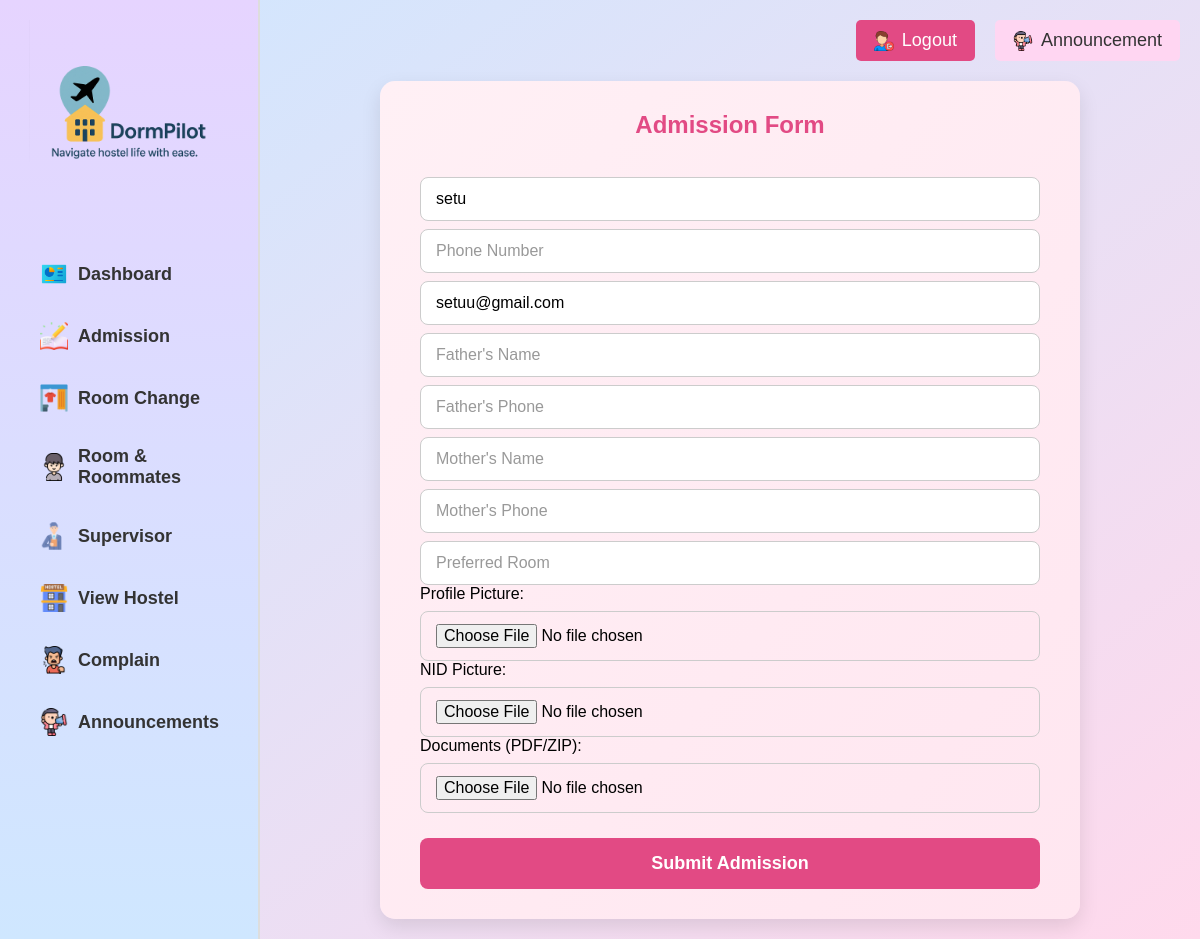
The page /student_admission.php (signed in) on the database as committed earlier.
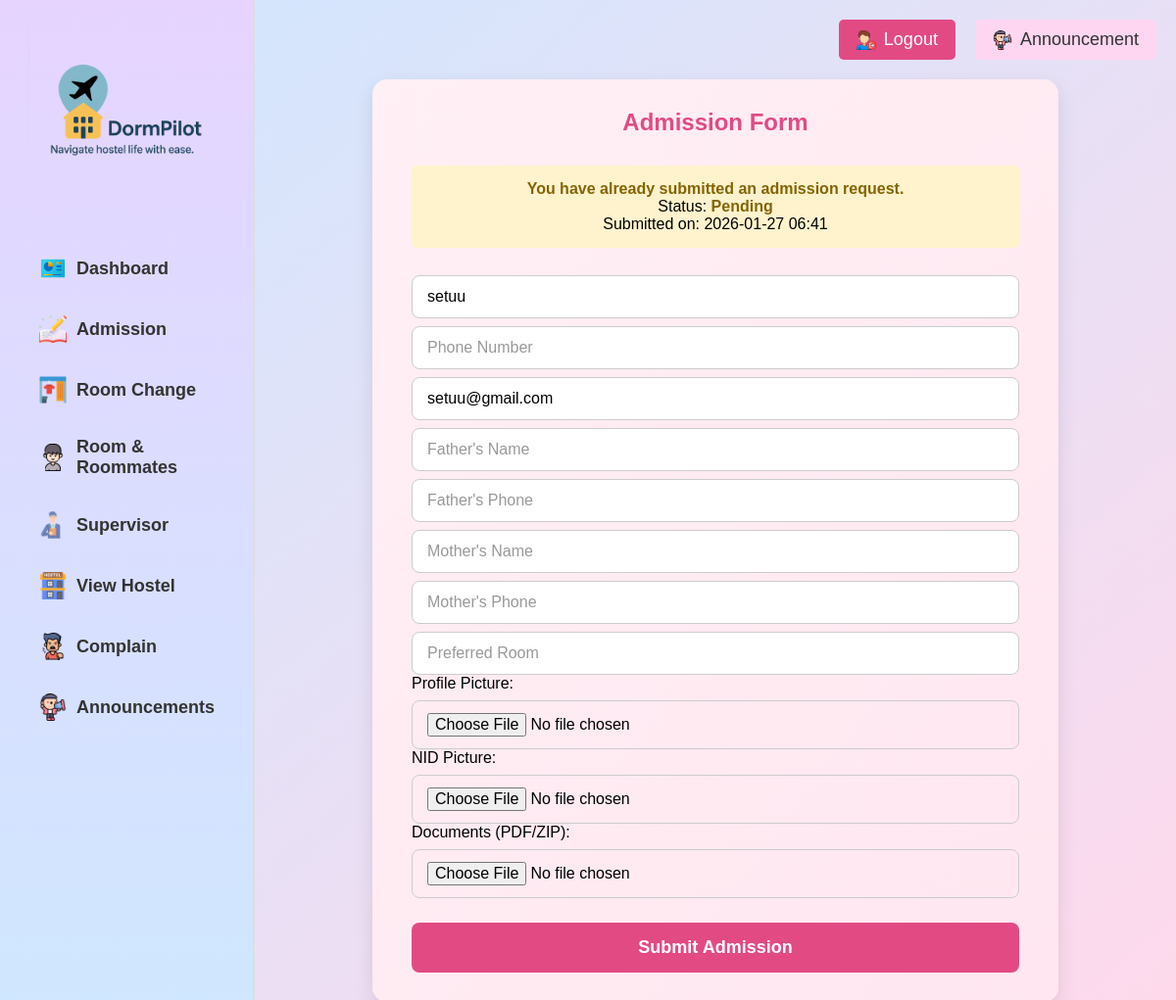
The same page on the database as committed later.
### tables this page shows
CREATE TABLE `admissions` (
  `id` int(11) NOT NULL,
  `user_id` int(11) DEFAULT NULL,
  `name` varchar(100) NOT NULL,
  `phone` varchar(20) NOT NULL,
  `email` varchar(100) NOT NULL,
  `nid` varchar(30) NOT NULL,
  `course` varchar(50) NOT NULL,
  `father_name` varchar(100) NOT NULL,
  `father_phone` varchar(20) NOT NULL,
  `mother_name` varchar(100) NOT NULL,
  `mother_phone` varchar(20) NOT NULL,
  `preferred_room` varchar(50) DEFAULT NULL,
  `status` varchar(20) DEFAULT 'pending',
  `created_at` timestamp NOT NULL DEFAULT current_timestamp(),
  `profile_pic` varchar(255) DEFAULT NULL,
  `documents` varchar(255) DEFAULT NULL,
  `nid_photo` varchar(255) DEFAULT NULL
);

### student_admission.php (the view, shortened to what this page needs)
<?php
include "db.php";
$user_id = $_SESSION["user_id"];
$existing = $conn->query("SELECT * FROM admissions WHERE user_id = $user_id ORDER BY created_at DESC LIMIT 1")->fetch_assoc();
$fullname = $_SESSION["fullname"];
?>
<!DOCTYPE html>
<html lang="en">
<head>
</head>
<body>
<div class="sidebar">
    <img src="logo.png" class="logo" alt="Logo">
    <div class="menu">
        <a href="student_dashboard.php"><img src="icons/dashboard.png" class="menu-icon">Dashboard</a>
        <a href="student_admission.php"><img src="icons/admission.png" class="menu-icon">Admission</a>
        <a href="student_room_change.php"><img src="icons/room.png" class="menu-icon">Room Change</a>
        <a href="student_roommates.php"><img src="icons/profile.png" class="menu-icon">Room & Roommates</a>
        <a href="student_chat.php"><img src="icons/supervisor.png" class="menu-icon">Supervisor</a>
        <a href="student_hostel.php"><img src="icons/hostel.png" class="menu-icon">View Hostel</a>
        <a href="student_complaints.php"><img src="icons/complain.png" class="menu-icon">Complain</a>
        <a href="student_announcements.php"><img src="icons/announcement.png" class="menu-icon">Announcements</a>
    </div>
</div>
<div class="main-content">
    <div class="top-bar">
        <form action="logout.php" method="post" style="margin:0;">
            <button type="submit" class="logout">
                <img src="icons/logout.png" alt="Logout Icon"> Logout
            </button>
        </form>
         <a href="student_announcements.php" class="announcement">
            <img src="icons/announcement.png" alt="Announcement Icon"> Announcement
        </a>
    </div>
    <div class="admission-form">
        <h2>Admission Form</h2>
        <?php if($existing): ?>
        <div class="status-box">
            <strong>You have already submitted an admission request.</strong><br>
            Status: <strong><?php echo ucfirst($existing["status"]); ?></strong><br>
            Submitted on: <?php echo date("Y-m-d H:i", strtotime($existing["created_at"])); ?>
        </div>
        <?php endif; ?>
        <form method="POST" enctype="multipart/form-data">
            <input type="text" name="name" placeholder="Full Name" value="<?php echo htmlspecialchars($fullname); ?>" required>
            <input type="text" name="phone" placeholder="Phone Number" required>
            <input type="email" name="email" placeholder="Email" value="<?php echo htmlspecialchars($_SESSION["email"] ?? ""); ?>" required>
            <input type="text" name="father_name" placeholder="Father's Name" required>
            <input type="text" name="father_phone" placeholder="Father's Phone" required>
            <input type="text" name="mother_name" placeholder="Mother's Name" required>
            <input type="text" name="mother_phone" placeholder="Mother's Phone" required>
            <input type="text" name="preferred_room" placeholder="Preferred Room">
            <label style="margin-top:10px;">Profile Picture:</label>
            <input type="file" name="profile_pic" accept="image/*" required>
            <label style="margin-top:10px;">NID Picture:</label>
            <input type="file" name="nid_pic" accept="image/*" required>
            <label style="margin-top:10px;">Documents (PDF/ZIP):</label>
            <input type="file" name="documents" accept=".pdf,.zip" required>
            <button type="submit" name="submit_admission" <?php echo $existing ? "disabled" : ""; ?>>Submit Admission</button>
        </form>
    </div>
</div>
</body>
</html>

Rows that differ between the two databases and show on the page:
added admissions: status "Pending", created_at "2026-01-27 06:41"
Other text that changed with them:
form field name: "setu" → "setuu"
text now shown: "You have already submitted an admission request. Status: Submitted on:"
